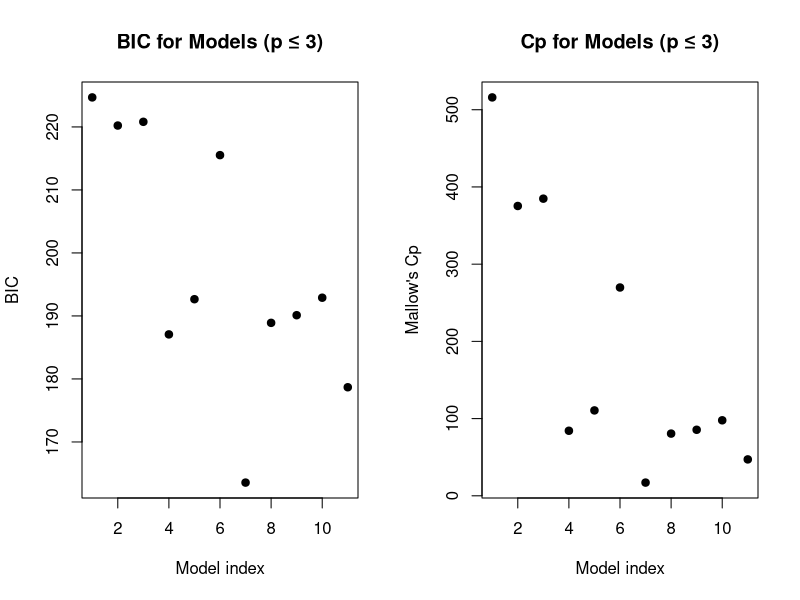

Write R code to recreate this figure.
# 1. Suppose we have the following data for models with p ≤ 3:
modelNames <- c("Intercept only", 
                "t1", "t2", "t3", "t4",
                "t1 + t2", "t1 + t3", "t1 + t4",
                "t2 + t3", "t2 + t4", "t3 + t4")

p <- c(1, 2, 2, 2, 2, 3, 3, 3, 3, 3, 3)  # total parameters (intercept + #predictors)

BICvals <- c(224.6868, 220.2216, 220.8130, 187.0721, 192.6581,
             215.5250, 163.5496, 188.9037, 190.1177, 192.8944, 178.6830)

Cpvals  <- c(515.9646, 375.3447, 384.8325, 84.2465, 110.5974,
             269.7800, 17.1130, 80.5653, 85.5196, 97.7978, 47.1540)

par(mfrow = c(1,2))  # Chia vùng vẽ thành 1 hàng, 2 cột

# Vẽ BIC
plot(BICvals, 
     xlab = "Model index", 
     ylab = "BIC", 
     main = "BIC for Models (p ≤ 3)",
     pch = 19)

# Vẽ Cp
plot(Cpvals, 
     xlab = "Model index", 
     ylab = "Mallow's Cp", 
     main = "Cp for Models (p ≤ 3)",
     pch = 19)

# Reset lại vùng vẽ về mặc định (tránh ảnh hưởng các lệnh sau)
par(mfrow = c(1,1))


identify(BICvals, labels = modelNames)
identify(Cpvals, labels = modelNames)


# # From clicking around, you'll find the point with the smallest Cp or BIC. 
# # In the table, we see that "t1 + t3" has the lowest BIC and lowest Cp.
